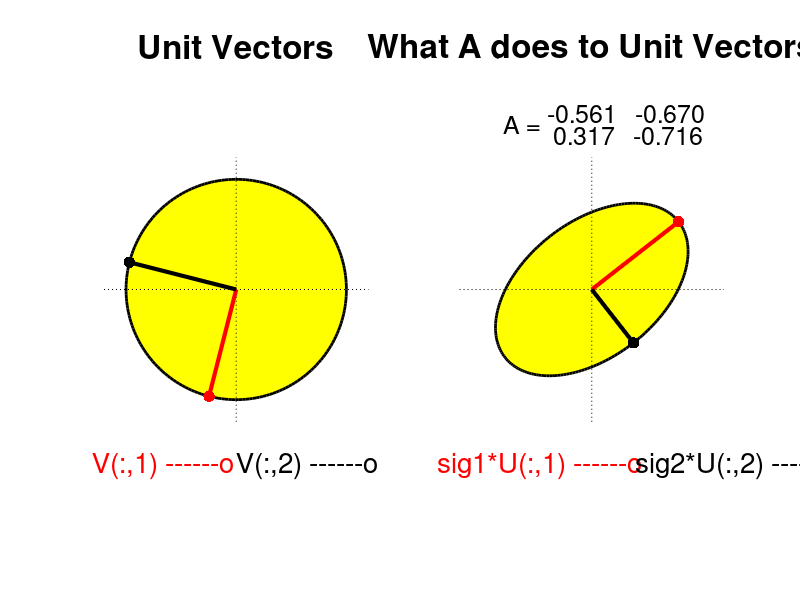

This chart was generated by the following MATLAB code:
  function Show2x2SVD()
% function Show2x2SVD()
% Shows the SVD connection to the 2x2 matrix-vector product y = Ax where
% A is 2x2 and x is a unit vector.
% GVL4: Section 2.4.2
for eg=1:5
   A = randn(2,2);
   A = A/norm(A);
   [U,S,V] = svd(A);
 % Display the unit circle and the right singular vectors V(:,1) and
 % V(:,2)...
   subplot(1,2,1)
   theta = linspace(0,2*pi,200);
   c = cos(theta);
   s = sin(theta);
   fill(c,s,'y','linewidth',2)
   hold on
   plot([-1.2 1.2],[0 0],':k',[0 0],[-1.2,1.2],':k')
   plot([0;V(1,1)],[0;V(2,1)],'r','linewidth',3)
   plot(V(1,1),V(2,1),'.r','Markersize',25)
   plot([0;V(1,2)],[0;V(2,2)],'k','linewidth',3)
   plot(V(1,2),V(2,2),'.k','Markersize',25)
   text(-1.3,-1.6,'V(:,1) ------o','Color','r','fontsize',20)
   text(0,-1.6,'V(:,2) ------o','Color','k','fontsize',20)
   hold off
   axis equal off
   title('Unit Vectors','fontsize',24)
   % Display the range-space ellipse  and the vectors 
   % AV(:,1) = S(1,1)U(:,1) and AV(:,2)= S(2,2)U(:,2).
   subplot(1,2,2)
   theta = linspace(0,2*pi,200);
   Z = A*[cos(theta);sin(theta)];
   fill(Z(1,:),Z(2,:),'y','linewidth',2)
   sig1 = S(1,1);
   sig2 = S(2,2);
   hold on
   plot([-1.2 1.2],[0 0],':k',[0 0],[-1.2,1.2],':k')
   plot([0;sig1*U(1,1)],[0;sig1*U(2,1)],'r','linewidth',3)
   plot(sig1*U(1,1),sig1*U(2,1),'.r','Markersize',25)
   plot([0;sig2*U(1,2)],[0;sig2*U(2,2)],'k','linewidth',3)
   plot(sig2*U(1,2),sig2*U(2,2),'.k','Markersize',25)
   text(-1.4,-1.6,'sig1*U(:,1) ------o','Color','r','fontsize',20)
   text(.4,-1.6,'sig2*U(:,2) ------o','Color','k','fontsize',20)
   % Display A...
   text(-.8,1.5,'A = ','fontsize',18)
   text(-.4,1.6, sprintf('%6.3f   ',A(1,:)),'fontsize',18)
   text(-.4,1.4, sprintf('%6.3f   ',A(2,:)),'fontsize',18)
   hold off
   axis equal off
   set(gcf,'position',[300 200 1200 800])
   title('What A does to Unit Vectors','fontsize',24)
   shg
   pause(2)
end